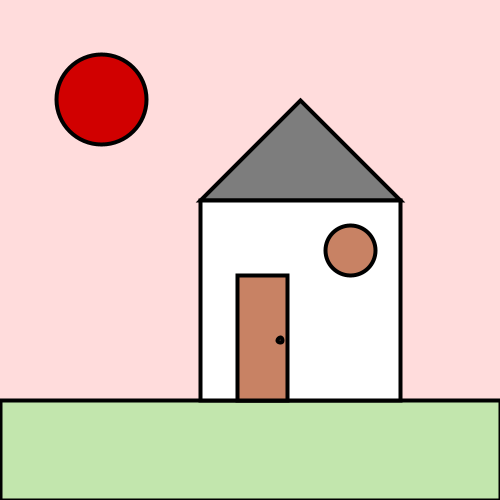
Frame 1 (no input)
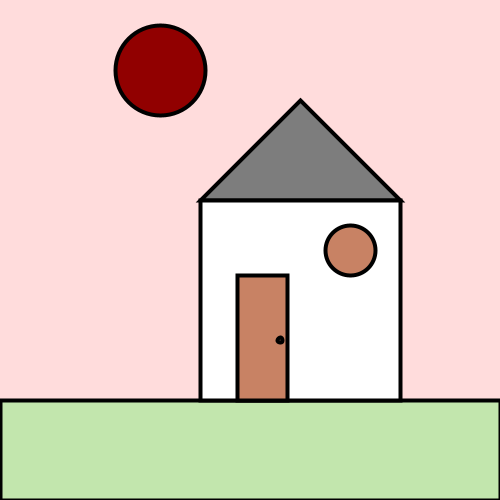
Frame 60 (the mouse pressed at the canvas centre just before this capture)
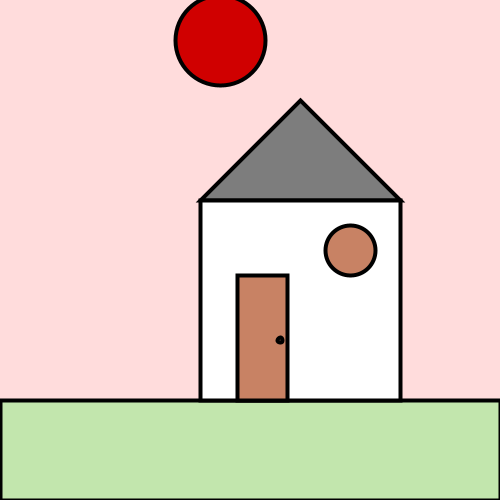
Frame 120 (the mouse held since frame 60 and released just before this capture)

The Processing sketch that drew these frames (run headless with seeded random() and noise(); from frame 60 on, the mouse is pressed at the canvas centre):

// Processing sketch: week1_house
// ── week1_house.pde

float x;
float y;
void setup(){
  size(500,500);
}
void draw(){
  x=x+1;
  y=y-0.5;
  background(255,220,220);
  strokeWeight(4);
  fill(100,245,100,100);
  rect(0,400,500,100);
  //grass
  fill(125);
  triangle(200,200,400,200,300,100);
  //roof
  fill(255);
  rect(200,200,200,200);
  fill(200,130,100);
  ellipse(350,250,50,50);
  //window
  rect(237,275,50,125);
  ellipse(280,340,5,5);
  fill(int(random(125,255)), 0, 0);
  ellipse(100+x,100+y,90,90);
  //sun and its color
}
